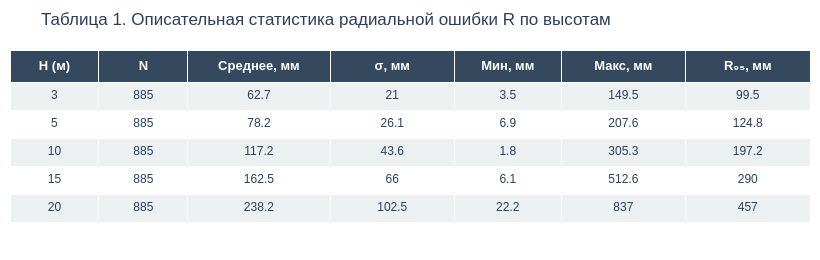

The notebook cell saved with this chart:
### Markdown cell above
### Описательная статистика

Для первичной характеристики выборки вычислим основные числовые показатели радиальной ошибки $R$ в каждой высотной группе: объём подвыборки $N$, среднее $\bar{R}$, стандартное отклонение $\sigma$, минимум, максимум и 95-й процентиль $R$

### Code cell
desc = (
    df.groupby("H", sort=True)["R"]
    .agg(
        N="count",
        Среднее="mean",
        Ст_откл="std",
        Минимум="min",
        Максимум="max",
        P95=lambda x: x.quantile(0.95)
    )
    .round(1)
)
desc.index.name = "H (м)"
desc.columns = ["N", "Среднее, мм", "σ, мм", "Мин, мм", "Макс, мм", "R₉₅, мм"]

fig = go.Figure(data=[go.Table(
    columnwidth=[50, 50, 80, 70, 60, 70, 70],
    header=dict(
        values=["<b>H (м)</b>"] + [f"<b>{c}</b>" for c in desc.columns],
        fill_color="#34495e", font=dict(color="white", size=13),
        align="center", height=32,
    ),
    cells=dict(
        values=[desc.index.tolist()] + [desc[c].tolist() for c in desc.columns],
        fill_color=[["#ecf0f1", "#ffffff"] * 3],
        font=dict(size=12), align="center", height=28,
    )
)])
fig.update_layout(
    title="Таблица 1. Описательная статистика радиальной ошибки R по высотам",
    width=820, height=260, margin=dict(l=10, r=10, t=50, b=10),
    font=dict(family="Arial"),
)
ALL_FIGS.append(("fig_desc_table", fig))
fig.show()

n_per_h = len(df) // df["H"].nunique()
n_days = df["date"].nunique()
print(f"{n_per_h} измерений на высоту: {n_days} дней × 5 точек × 3 повтора = {n_per_h}")

print("\nОписательная статистика непрерывных ковариат:")
for col, unit in [("V", "м/с"), ("gusts", "м/с"), ("cloud", "%"), ("sat", "шт.")]:
    vals = df[col].dropna()
    print(f"  {col}: среднее = {vals.mean():.1f} {unit}, σ = {vals.std():.1f}, "
          f"диапазон [{vals.min():.1f} – {vals.max():.1f}]")

### Figure 1 — Plotly figure (JSON) as saved in the notebook; plotly's stock layout.template omitted (floating-point values rounded to 4 significant figures)
{"data": [{"cells": {"align": "center", "fill": {"color": [["#ecf0f1", "#ffffff", "#ecf0f1", "#ffffff", "#ecf0f1", "#ffffff"]]}, "font": {"size": 12}, "height": 28, "values": [[3, 5, 10, 15, 20], [885, 885, 885, 885, 885], [62.7, 78.2, 117.2, 162.5, 238.2], [21, 26.1, 43.6, 66, 102.5], [3.5, 6.9, 1.8, 6.1, 22.2], [149.5, 207.6, 305.3, 512.6, 837], [99.5, 124.8, 197.2, 290, 457]]}, "columnwidth": [50, 50, 80, 70, 60, 70, 70], "header": {"align": "center", "fill": {"color": "#34495e"}, "font": {"color": "white", "size": 13}, "height": 32, "values": ["<b>H (м)</b>", "<b>N</b>", "<b>Среднее, мм</b>", "<b>σ, мм</b>", "<b>Мин, мм</b>", "<b>Макс, мм</b>", "<b>R₉₅, мм</b>"]}, "type": "table"}], "layout": {"font": {"family": "Arial"}, "height": 260, "margin": {"b": 10, "l": 10, "r": 10, "t": 50}, "title": {"text": "Таблица 1. Описательная статистика радиальной ошибки R по высотам"}, "width": 820}}
